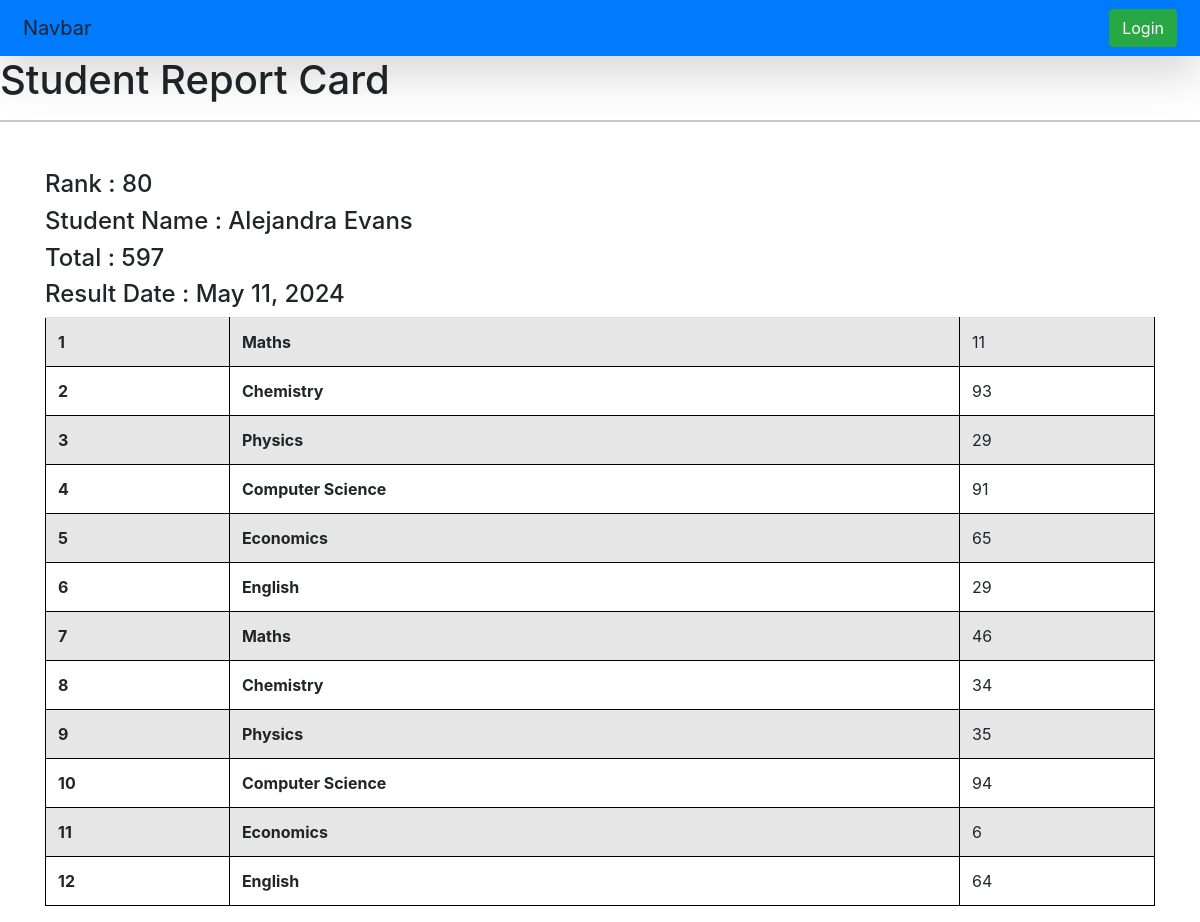
The app's page /see_marks/STU-0413/ with its own data.
### vege/models.py (models this page shows, shortened)
class SubjectMarks(models.Model):
    student = models.ForeignKey(
        Student, related_name="studentmarks", on_delete=models.CASCADE
    )
    subject = models.ForeignKey(Subject, on_delete=models.CASCADE)
    marks = models.IntegerField()
    class Meta:
        unique_together = ["student", "subject"]

class Student(models.Model):
    student_id = models.OneToOneField(
        StudentID, related_name="studentid", on_delete=models.CASCADE
    )
    department = models.ForeignKey(
        Department, related_name="student_dept", on_delete=models.CASCADE
    )
    student_name = models.CharField(max_length=100)
    student_email = models.EmailField(unique=True)
    student_age = models.IntegerField(default=18)
    student_address = models.TextField()
    class Meta:
        ordering = ["student_name"]
        verbose_name = "student"

class ReportCard(models.Model):
    student = models.ForeignKey(
        Student, related_name="student_report_card", on_delete=models.CASCADE
    )
    student_rank = models.IntegerField()
    date_of_generation = models.DateField(auto_now_add=True)
    class Meta:
        unique_together = ["student_rank", "date_of_generation"]

class Subject(models.Model):
    subject_name = models.CharField(max_length=100)

### vege/views.py (the view)
# urls.py: path("see_marks/<student_id>/", see_marks, name="see_marks"),
def see_marks(request, student_id):
    queryset = SubjectMarks.objects.filter(student__student_id__student_id=student_id)
    total_marks = queryset.aggregate(total_marks=Sum("marks"))
    return render(
        request,
        "reports/see_marks.html",
        {
            "queryset": queryset,
            "total_marks": total_marks,
        },
    )

### vege/templates/reports/see_marks.html (shortened to what this page needs)
{%extends "base.html"%}
{%block start%}
<h1>Student Report Card</h1>
<link rel="stylesheet" href="https://cdn.jsdelivr.net/npm/bootstrap@4.3.1/dist/css/bootstrap.min.css"
>
<hr>
<div class="container mt-5">
    <h4>Rank : {{queryset.first.student.student_report_card.first.student_rank}}</h4>
    <h4>Student Name : {{queryset.first.student.student_name}}</h4>
    <h4>Total : {{total_marks.total_marks}}</h4>
    <h4>Result Date : {{queryset.first.student.student_report_card.first.date_of_generation}}</h4>
    <table class="table table-striped">
        <tbody>
            {% for marks in queryset %}
            <tr>
                <th scope="row">{{forloop.counter}}</th>
                <td><b>{{marks.subject.subject_name}}</b></td>
                <td>{{marks.marks}}</td>
            </tr>
            {% endfor %}
        </tbody>
    </table>
</div>
{%endblock%}

### home/Templates/base.html (style rules this page uses)
table { width: 100%; border-collapse: collapse; }
table, th, td { border: 1px solid black; }
th, td { padding: 10px; text-align: left; }

### records on screen
SubjectMarks: first.student.student_report_card.first.student_rank "80", first.student.student_name "Alejandra Evans", first.student.student_report_card.first.date_of_generation "May 11, 2024", subject.subject_name "Maths", marks "46"
SubjectMarks: subject.subject_name "Maths", marks "11"
SubjectMarks: subject.subject_name "Chemistry", marks "93"
SubjectMarks: subject.subject_name "Physics", marks "29"
SubjectMarks: subject.subject_name "Computer Science", marks "91"
SubjectMarks: subject.subject_name "Economics", marks "65"
SubjectMarks: subject.subject_name "English", marks "29"
SubjectMarks: subject.subject_name "Chemistry", marks "34"
SubjectMarks: subject.subject_name "Physics", marks "35"
SubjectMarks: subject.subject_name "Computer Science", marks "94"
SubjectMarks: subject.subject_name "Economics", marks "6"
SubjectMarks: subject.subject_name "English", marks "64"

### other values on screen
{{ total_marks.total_marks }} "597"
